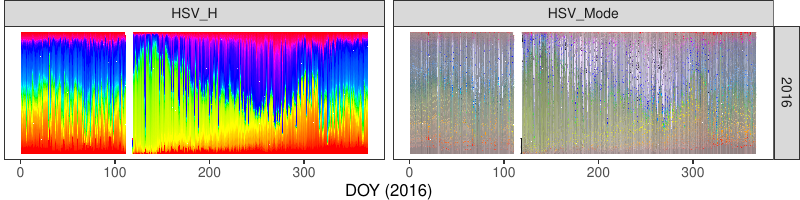

Recreate this plot in R.
#!/usr/bin/Rscript
library(tidyverse)
library(colorspace)

get_col_types <- function() {
  cols(
    Dataset = col_character(),
    Camera_ID = col_character(),
    Year = col_integer(),
    Day = col_integer(),
    Hour = col_integer(),
    Minute = col_integer(),
    Metric_Type = col_character(),
    Considered_Pixels = col_integer(),
    HSV_Bin = col_integer(),
    HSV_H = col_double(),
    HSV_SMean = col_double(),
    HSV_VMean = col_double(),
    HSV_SMode = col_double(),
    HSV_VMode = col_double(),
    Gcc_Bin = col_integer(),
    Gcc_Value = col_double(),
    Gcc_Mean_R = col_double(),
    Gcc_Mean_G = col_double(),
    Gcc_Mean_B = col_double()
  )
}

get_theme <- function(base_size = 14) {
  theme_bw(base_size = base_size) +
  theme(
    plot.margin = unit(c(0,0,0,0), "cm"),
    legend.spacing = unit(0, "mm"),
    panel.grid = element_blank(),
    legend.position = "none",
    legend.justification = "left",
    legend.box.spacing = unit(0, "pt"),
    legend.box.margin = margin(0,0,0,0),
    legend.title = element_blank(),
    axis.title.y = element_blank(),
    axis.text.y = element_blank(),
    axis.ticks.y = element_blank()
  )
}

df.weights = tibble(
  Hour = c(8, 9, 10, 11, 12, 13, 14, 15, 16, 17, 18),
  Weight = c(0.025, 0.05, 0.05, 0.1, 0.15, 0.25, 0.15, 0.1, 0.05, 0.05, 0.025)
)

data <- read_csv(
  '../../data/mtk.csv.gz',
  col_types = get_col_types()
) %>%
  filter(Camera_ID == 'btp_w') %>%
  filter(Year == 2016) %>%
  group_by(Year, Day, Hour, HSV_Bin, Gcc_Bin) %>%
  slice(1) %>%
  ungroup %>%
  left_join(df.weights, by=c('Hour')) %>%
  mutate(
    HSV_H = Weight * HSV_H,
    HSV_SMean = Weight * HSV_SMean,
    HSV_VMean = Weight * HSV_VMean,
    HSV_SMode = Weight * HSV_SMode,
    HSV_VMode = Weight * HSV_VMode,
    Gcc_Value = Weight * Gcc_Value,
    Gcc_Mean_R = Weight * Gcc_Mean_R,
    Gcc_Mean_G = Weight * Gcc_Mean_G,
    Gcc_Mean_B = Weight * Gcc_Mean_B
  ) %>%
  group_by(Year, Day, HSV_Bin, Gcc_Bin) %>%
  summarize(
    HSV_H = as.integer(sum(HSV_H)),
    HSV_SMean = sum(HSV_SMean, na.rm = TRUE),
    HSV_VMean = sum(HSV_VMean, na.rm = TRUE),
    HSV_SMode = sum(HSV_SMode, na.rm = TRUE),
    HSV_VMode = sum(HSV_VMode, na.rm = TRUE),
    Gcc_Value = as.integer(sum(Gcc_Value)),
    Gcc_Mean_R = sum(Gcc_Mean_R, na.rm = TRUE),
    Gcc_Mean_G = sum(Gcc_Mean_G, na.rm = TRUE),
    Gcc_Mean_B = sum(Gcc_Mean_B, na.rm = TRUE)
  ) %>%
  ungroup %>%
    mutate(
    Metric_Type = case_when(
      HSV_Bin == -1 ~ 'Gcc',
      Gcc_Bin == -1 ~ 'HSV'
    )
  ) %>%
  # Compute the color codes
  mutate(
    Color.Code.H = hex(HSV(HSV_Bin, 1, 1)),
    Color.Code.Mean = hex(HSV(HSV_Bin, HSV_SMean, HSV_VMean)),
    Color.Code.Mode = hex(HSV(HSV_Bin, HSV_SMode, HSV_VMode)),
    Color.Code.Gcc = hex(RGB(Gcc_Mean_R, Gcc_Mean_G, Gcc_Mean_B))
  ) %>% 
  select(
    -HSV_SMean, -HSV_VMean,
    -HSV_SMode, -HSV_VMode,
    -Gcc_Mean_R, -Gcc_Mean_G, -Gcc_Mean_B
  ) %>%
  # Extract the bin and bin value information
  mutate(
    Bin = case_when(
      Metric_Type == 'HSV' ~ HSV_Bin,
      Metric_Type == 'Gcc' ~ Gcc_Bin
    ),
    Bin_Value = as.integer(case_when(
      Metric_Type == 'HSV' ~ HSV_H,
      Metric_Type == 'Gcc' ~ Gcc_Value
    ))
  ) %>%
  select(-HSV_Bin, -HSV_H, -Gcc_Bin, -Gcc_Value) %>%
  select(Year, Day, Metric_Type, Bin, Bin_Value, everything()) %>%
  # Make it tidy
  gather(Style, Color, -Year, -Day, -Metric_Type, -Bin, -Bin_Value) %>%
  mutate(Style = gsub('Color.Code.', '', Style)) %>%
  # Remove useless combinations
  filter(!(Metric_Type == 'Gcc' & Style %in% c('H', 'Mean', 'Mode'))) %>%
  filter(!(Metric_Type == 'HSV' & Style == 'Gcc')) %>%
  # Create the key
  mutate(Key = paste(Year, Day, Bin, Style, sep='_')) %>%
  mutate(Key = factor(Key, levels=Key)) %>%
  # Sort the bins
  arrange(Style, Year, Day, Bin) %>%
  # Calculate the cumsums
  group_by(Style, Year, Day) %>%
  arrange(Bin) %>%
  filter(Bin_Value != 0) %>%
  mutate(
    Y.min = cumsum(Bin_Value) - Bin_Value,
    Y.max = cumsum(Bin_Value)
  ) %>%
  ungroup %>%
  arrange(Style, Year, Day, Bin)

# Create the color palette
palette <- data %>% pull(Color)
names(palette) <- data %>% pull(Key)

p <- data %>%
  filter(Style %in% c('H', 'Mode')) %>%
  mutate(Style = paste0('HSV_', Style)) %>%
  ggplot() +
    scale_fill_manual(values=palette) +
    geom_rect(
      aes(xmin=Day, xmax=Day+1, ymin=Y.min, ymax=Y.max, fill=Key)
    ) +
    get_theme(base_size = 12) +
    xlab('DOY (2016)') +
    facet_grid(Year ~ Style)

ggsave('./mtk-2016-merged.pdf', plot = p, width = 8, height = 2)
